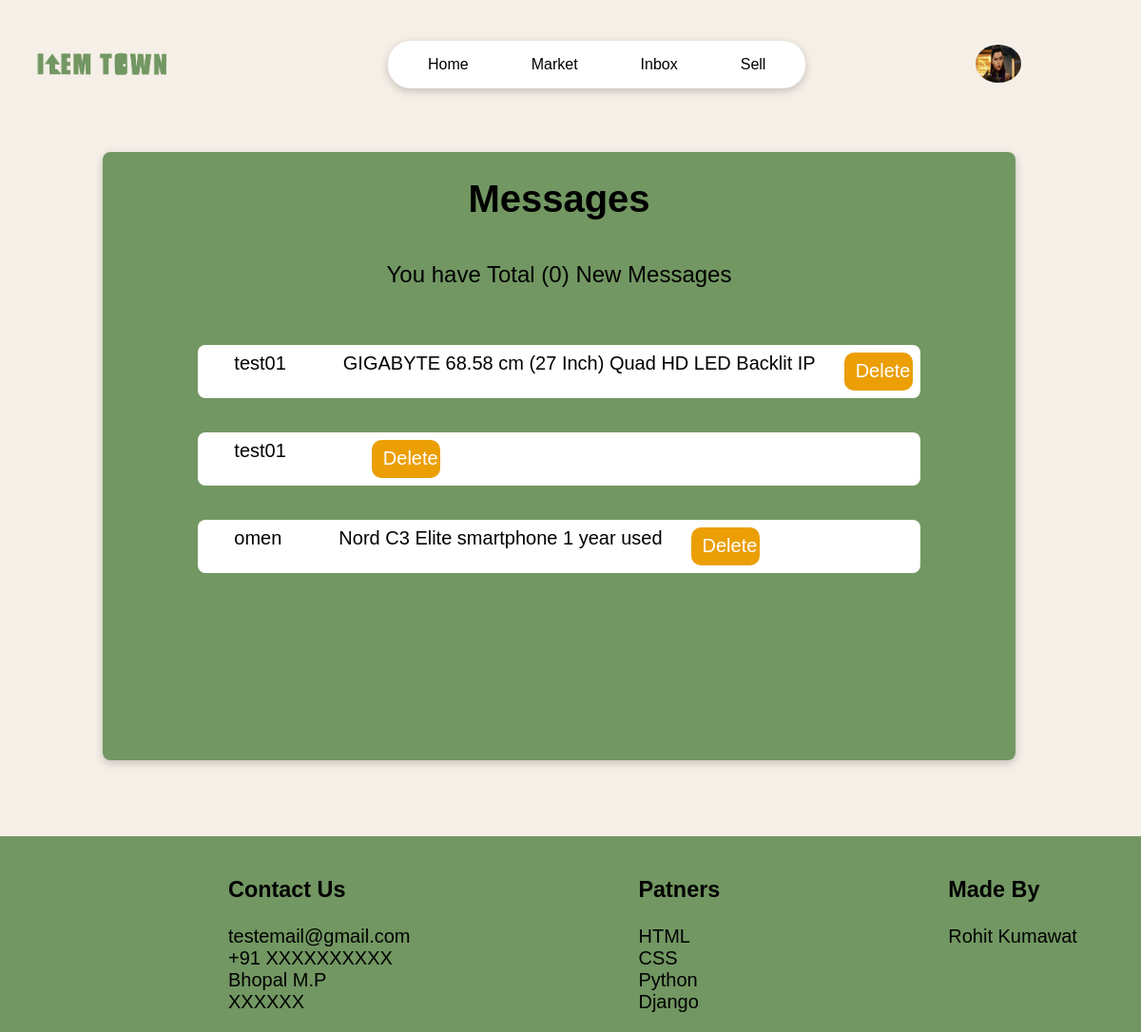
The page /user/user-inbox/ (signed in) on the database its author committed.
### users/models.py (models this page shows, shortened)
class Profile(models.Model):
    user=models.OneToOneField(User,on_delete=models.CASCADE)
    username=models.CharField(max_length=20,null=False,unique=True)
    first_name=models.CharField(max_length=20,null=False)
    last_name=models.CharField(max_length=50,null=False)
    email=models.EmailField()
    phone_number=models.CharField(max_length=14,null=True,blank=True)
    city=models.CharField(max_length=50,null=True,blank=True)
    state=models.CharField(max_length=100,null=True,blank=True)
    id=models.UUIDField(default=uuid.uuid1,primary_key=True)
    pic=models.ImageField(default='user/user.jpg',upload_to='user/')
    def __str__(self):
        return str(self.username)

class inbox_messages(models.Model):
    sender=models.ForeignKey('users.Profile',on_delete=models.SET_NULL,null=True,blank=True)
    reciver=models.ForeignKey('users.Profile',on_delete=models.SET_NULL,null=True,related_name='inbox_msg')
    product=models.ForeignKey(Product,on_delete=models.SET_NULL,null=True)
    name=models.CharField(max_length=50,null=True,blank=True)
    email=models.EmailField(null=True,blank=True)
    created=models.DateTimeField(auto_now_add=True)
    body=models.TextField()
    is_read=models.BooleanField(default=False)
    id=models.UUIDField(default=uuid.uuid1,primary_key=True)
    class Meta:
        ordering=['is_read','-created']

### market/models.py (models this page shows, shortened)
class Product(models.Model):
    owner=models.ForeignKey('users.Profile',on_delete=models.CASCADE)
    product_id=models.UUIDField(default=uuid.uuid1,primary_key=True)
    title=models.CharField(max_length=50,null=False)
    short_discription=models.CharField(max_length=100,null=True,blank=True,default='')
    discription=models.TextField(max_length=500,null=True,blank=True)
    price=models.IntegerField(default=0,null=False)
    main_img=models.ImageField(default='default/market.png',upload_to='iteams/')
    sub_img1=models.ImageField(default='default/market.png',upload_to='iteams/')
    sub_img2=models.ImageField(default='default/market.png',upload_to='iteams/')
    sub_img3=models.ImageField(default='default/market.png',upload_to='iteams/')
    sub_img4=models.ImageField(default='default/market.png',upload_to='iteams/')
    ownership_type_options=(
        ('1st','1st Owner'),
        ('2nd','2nd Owner'),
        ('2nd+','More than 2nd'),
    )
    ownership_type=models.CharField(max_length=50,choices=ownership_type_options,default=None)
    purchase_date=models.DateField(null=True,blank=True)
    bill_and_box_options=(
        ('Yes','Have either bill/box'),
        ('No',"I don't have bill or box")
    )
    bill_and_box=models.CharField(choices=bill_and_box_options,max_length=50,default=None,null=True,blank=True)
    created = models.DateTimeField(auto_now_add=True)
    tags=models.ManyToManyField(Tag,blank=True)
    class Meta:
        ordering=['-created']

### users/views.py (the view)
# urls.py: path('user-inbox/',views.inbox,name='inbox'),
@login_required(login_url='login_user')
def inbox(request):
    user=request.user.profile
    msg=user.inbox_msg.all()
    unread_messages=msg.filter(is_read=False).count()
    content={
        'msg':msg,
        'unread_messages':unread_messages
    }
    return render(request,'users/inbox.html',content)

### users/templates/users/inbox.html
{% extends 'page/nav.html'%}
{% load static %}
{%block css%}
    <link rel="stylesheet" href="{% static 'style/inbox.css' %}">
{%endblock%}
{%block body%}
<div class="inbox-container">
    <div class="messages-box">
        <center><h1 class="heading"> Messages</h1></center>
        <center><p class="sub-heading"> You have Total ({{unread_messages}}) New Messages</p></center>
        {%if msg%}
            <div class="messages-info">
                {%for i in msg%}
                <a href="{%url 'message' i.id%}" class="msg-link">
                    <ul class="messages-ul">
                        <li>{{i.sender}}</li>
                        <li>{{i.product.title}}</li>
                        <a href="{% url 'delete_message' i.id%}" class="del_msg">Delete</a>
                    </ul>
                {%endfor%}
            </div>
        {%else%}
            <p>You Have No Messages</p>
        {%endif%}
    </div>
</div>
{%endblock%}

### page/templates/page/nav.html (shortened to what this page needs)
<!DOCTYPE html>
<head>
{% load static %}
<link rel="stylesheet" href="{% static 'style/nav.css'%}">
{%block css%}
{%endblock%}
</head>
<body>
    <nav class="navbar">
        <img src="{%static 'img/default/logo.png'%}" class="logo">
        <div class="nav-items">
            <a href="{% url 'home'%}">Home</a>
            <a href="{% url 'market'%}">Market</a>
            <a href="{%url 'inbox'%}">Inbox</a>
            <a href="{%url 'upload_product'%}">Sell</a>
        </div>
        {%if request.user.is_authenticated%}
        <div class="dropdown">
            <button class="dropbtn"><img src="{{request.user.profile.pic.url }}" class="profile-pic"></button>
          </div>
        {%else%}
        <a href="{%url 'login_user'%}" class="login-button">Login</a>
        {%endif%}
    </nav>
{%block body%}
{%endblock%}
<footer>
  <div class="footer-container">
    <ul class="footer-ul">
      <h3>Contact Us</h3>
      <li>testemail@gmail.com</li>
      <li>+91 XXXXXXXXXX</li>
      <li>Bhopal M.P</li>
      <li>XXXXXX</li>
    </ul>
    <ul  class="footer-ul">
      <h3>Patners</h3>
      <li>HTML</li>
      <li>CSS</li>
      <li>Python</li>
      <li>Django</li>
    </ul>
    <ul  class="footer-ul">
      <h3>Made By</h3>
      <li>Rohit Kumawat</li>
    </ul>
  </div>
</footer>
</body>
</html>

### static/style/nav.css (style rules this page uses)
body { margin: 0; font-family: Arial, sans-serif; background-color: #F5EFE7; }
.navbar { display: flex; align-items: center; padding: 1vh 2vw; height: 8vh; background-color: transparent; margin-bottom: 10vh; position: relative; }
.logo { margin-top: 7vh; position: absolute; left: 3vw; width: 12vw; }
.navbar .nav-items { margin-top: 7vh; margin-left: 32vw; background-color: white; display: flex; gap: 1.5vw; border-radius: 2vw; box-shadow: 0 3px 10px rgb(0 0 0 / 0.2); padding: 1.5vh 1.5vw; transition: background-color 0.3s, font-size 0.3s; }
.navbar .nav-items a { text-decoration: none; color: black; padding: 0.5vh 2vw; border-radius: 1vw; font-size: 2vh; transition: background-color 0.3s; }
.dropdown { position: relative; margin-left: auto; margin-top: 7vh; margin-right: 8vw; }
.dropbtn { background-color: transparent; border: none; cursor: pointer; }
.profile-pic { width: 6vh; height: 5vh; border-radius: 50%; }
.footer-container { display: flex; justify-content: baseline; margin-top: 10vh; height: auto; min-height: 20vh; background-color: #729762; width: 100%; }
.footer-ul { list-style: None; padding-left: 20vw; font-size: 2.5vh; }

### static/style/inbox.css (style rules this page uses)
.inbox-container { display: flex; width: 80%; justify-content: center; height:auto; min-height: 80vh; margin-left: 9vw; margin-right: 10vw; border-radius: 8px; box-shadow: 0 3px 10px rgb(0 0 0 / 0.2); background-color: #729762; }
.heading { font-size: 5vh; }
.sub-heading { padding-top: 2vh; padding-bottom: 2vh; font-size: 3vh; }
.messages-ul { list-style: none; display: flex; }
.messages-ul { height: auto; min-height: 5vh; font-size: 2.5vh; background-color: white; list-style: none; display: flex; padding-left: 1vw; padding: 1vh; transition: transform 0.3s ease, background-color 0.3s ease; margin-bottom: 2vh; border-radius: 8px; }
.messages-ul li { margin-right: 2.5vw; margin-left: 2.5vw; }
.msg-link { text-decoration: None; color:black; display: flex; }
.del_msg { text-decoration: None; color:white; padding-top: 1vh; padding-left: 1vw; width: auto; min-width: 5vw; display: flex; background-color: #eb9f05; border-radius: 10px; }

### rows shown on the page
inbox_messages: sender "test01", product "GIGABYTE 68.58 cm (27 Inch) Quad HD LED Backlit IP"
inbox_messages: sender "test01"
inbox_messages: sender "omen", product "Nord C3 Elite smartphone 1 year used"

### other values the page prints
{{ unread_messages }} "0"
